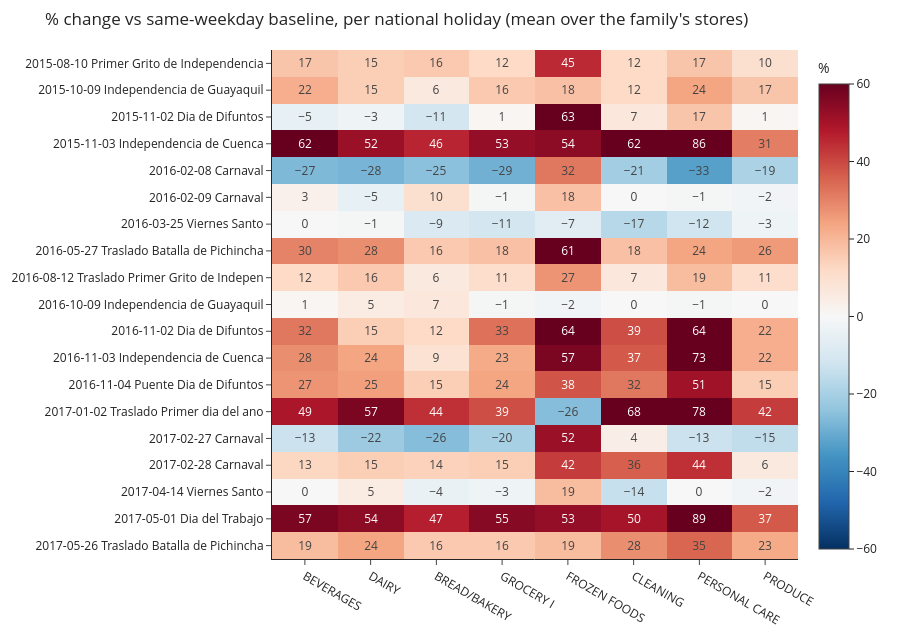

The notebook cell saved with this chart:
### Markdown cell above
**Reading it:** the raw comparison is dominated by the national **Additional** days, which are mostly the Christmas
run-up (21-26 and 31 December). That is why FROZEN FOODS looks like +200 %. Removing them, national days off are
associated with about −1 % to +17 % higher sales per store-day depending on family. These raw means still ignore
the weekday mix (a holiday on a Monday vs a Saturday), which the next analysis fixes.

### Ecuador holiday analogue (weekday-matched)

Used by the scenario lab as a **real-data analogue** for event assumptions. Precise definition
(`10_ecuador_holiday_analogue.sql`):

- **Holiday dates:** national `Holiday` (not transferred), `Transfer` and `Bridge` days in the window. Additional
  days, Events and Work Days are not holiday dates.
- **Baseline:** for each store, the mean of sales on the **same weekday 1 and 2 weeks before and after**
  (t−14, t−7, t+7, t+14), keeping only baseline days that are open, inside the window, and not a day off / Work Day
  / Event of any locale for that store, and outside the earthquake month. A store needs ≥ 2 valid baseline days.
- **Per holiday × family:** % change = Σ stores sales on the day ÷ Σ the same stores' baseline − 1.
- **Family figure:** the simple mean over holidays. Holidays when the chain is closed (25 Dec, 1 Jan) drop out,
  and 1 May 2016 drops out because all its baseline days fall in the earthquake month.

### Code cell
import re
d0 = q("10_ecuador_holiday_analogue", offset=0)
summ = pd.DataFrame(eda.analogue_summary(d0)).drop(columns="window")
display(summ.round(2))
# Per-holiday detail, EQUAL-WEIGHTED: % change per store-family series, then the plain mean over the family's stores
sql = eda.sql_text("10_ecuador_holiday_analogue")
sql = sql[:sql.rindex("SELECT holiday_date")] + (
    "SELECT holiday_date, description, store_nbr, family, 100 * (target_sales / baseline_mean - 1) AS change_pct FROM j")
prm = {**eda.default_params(), "offset": 0}
per = con.execute(sql, {k: prm[k] for k in set(re.findall(r"\$([A-Za-z_]\w*)", sql))}).df()
per["label"] = pd.to_datetime(per.holiday_date).dt.strftime("%Y-%m-%d") + " " + per.description.str.slice(0, 32)
mat = per.groupby(["label", "family"]).change_pct.mean().unstack()[C.FAMILIES]
fig = px.imshow(mat.round(0), text_auto=True, aspect="auto", color_continuous_scale="RdBu_r", zmin=-60, zmax=60,
                title="% change vs same-weekday baseline, per national holiday (mean over the family's stores)")
fig.update_layout(**{**LAYOUT, "height": 640}, coloraxis_colorbar=dict(title="%"), yaxis_title=None, xaxis_title=None)
fig.show()

### Figure 1 — Plotly figure (JSON) as saved in the notebook; plotly's stock layout.template omitted (floating-point values rounded to 4 significant figures; data arrays with more than 128 entries replaced by an {"elided": "..."} marker saying what was removed)
{"data": [{"coloraxis": "coloraxis", "hovertemplate": "family: %{x}<br>label: %{y}<br>color: %{z}<extra></extra>", "name": "0", "texttemplate": "%{z}", "type": "heatmap", "x": ["BEVERAGES", "DAIRY", "BREAD/BAKERY", "GROCERY I", "FROZEN FOODS", "CLEANING", "PERSONAL CARE", "PRODUCE"], "xaxis": "x", "y": ["2015-08-10 Primer Grito de Independencia", "2015-10-09 Independencia de Guayaquil", "2015-11-02 Dia de Difuntos", "2015-11-03 Independencia de Cuenca", "2016-02-08 Carnaval", "2016-02-09 Carnaval", "2016-03-25 Viernes Santo", "2016-05-27 Traslado Batalla de Pichincha", "2016-08-12 Traslado Primer Grito de Indepen", "2016-10-09 Independencia de Guayaquil", "2016-11-02 Dia de Difuntos", "2016-11-03 Independencia de Cuenca", "2016-11-04 Puente Dia de Difuntos", "2017-01-02 Traslado Primer dia del ano", "2017-02-27 Carnaval", "2017-02-28 Carnaval", "2017-04-14 Viernes Santo", "2017-05-01 Dia del Trabajo", "2017-05-26 Traslado Batalla de Pichincha"], "yaxis": "y", "z": {"elided": "19x8 float values"}}], "layout": {"coloraxis": {"cmax": 60, "cmin": -60, "colorbar": {"title": {"text": "%"}}, "colorscale": [[0.0, "rgb(5,48,97)"], [0.1, "rgb(33,102,172)"], [0.2, "rgb(67,147,195)"], [0.3, "rgb(146,197,222)"], [0.4, "rgb(209,229,240)"], [0.5, "rgb(247,247,247)"], [0.6, "rgb(253,219,199)"], [0.7, "rgb(244,165,130)"], [0.8, "rgb(214,96,77)"], [0.9, "rgb(178,24,43)"], [1.0, "rgb(103,0,31)"]]}, "font": {"size": 12}, "height": 640, "legend": {"title": {}}, "margin": {"b": 40, "l": 50, "r": 20, "t": 50}, "title": {"text": "% change vs same-weekday baseline, per national holiday (mean over the family's stores)"}, "xaxis": {"anchor": "y", "domain": [0.0, 1.0], "title": {}}, "yaxis": {"anchor": "x", "autorange": "reversed", "domain": [0.0, 1.0], "title": {}}}}
